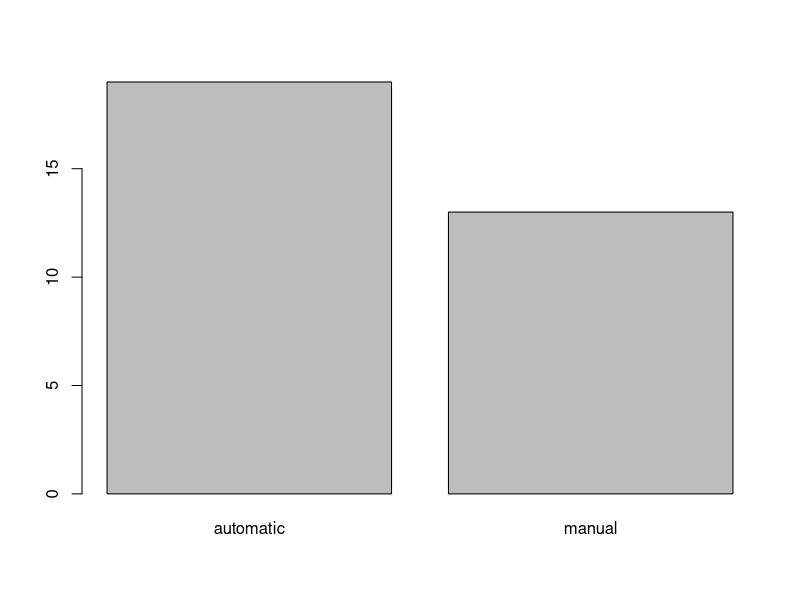
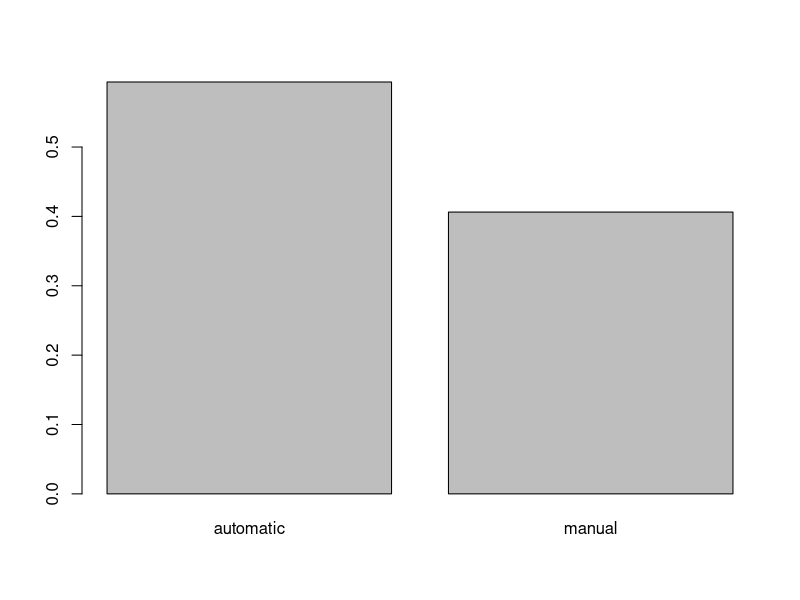
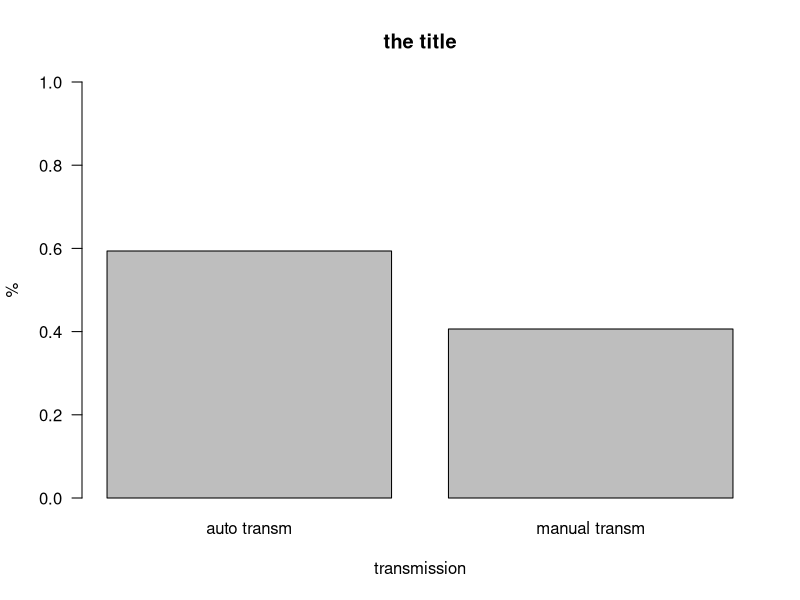
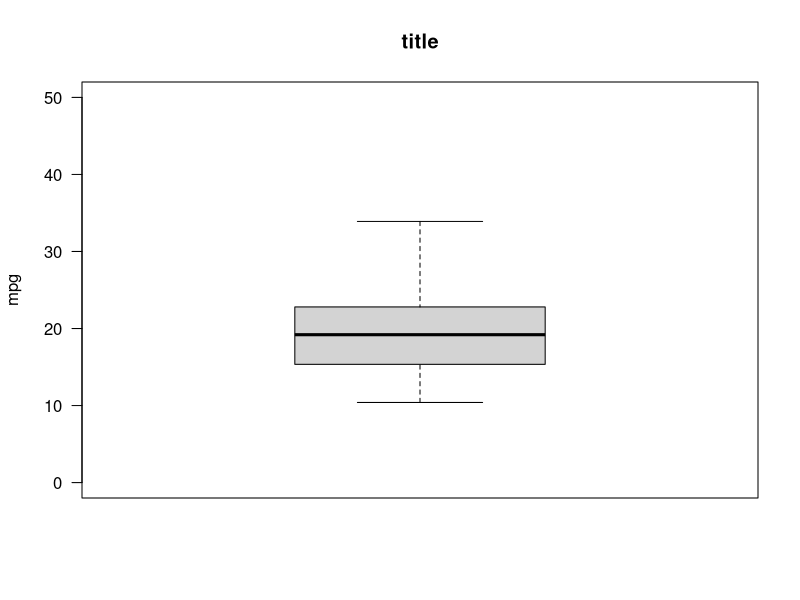
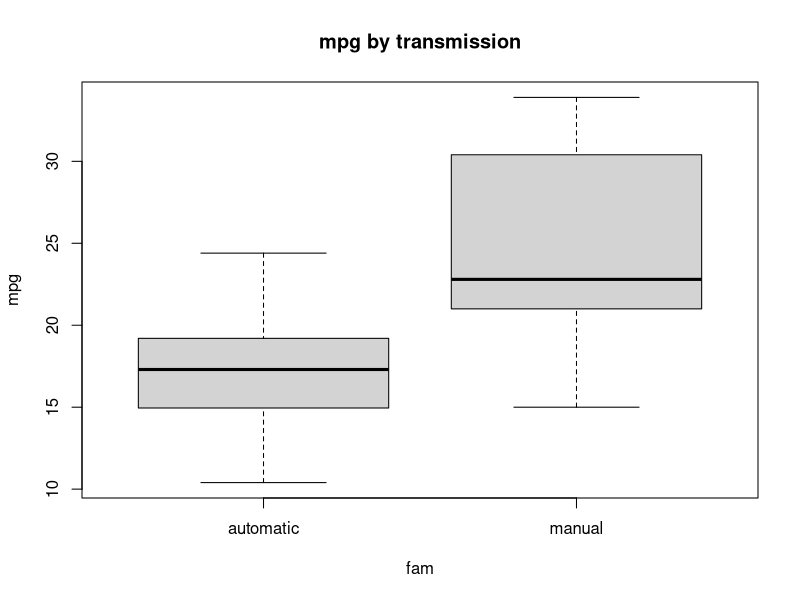
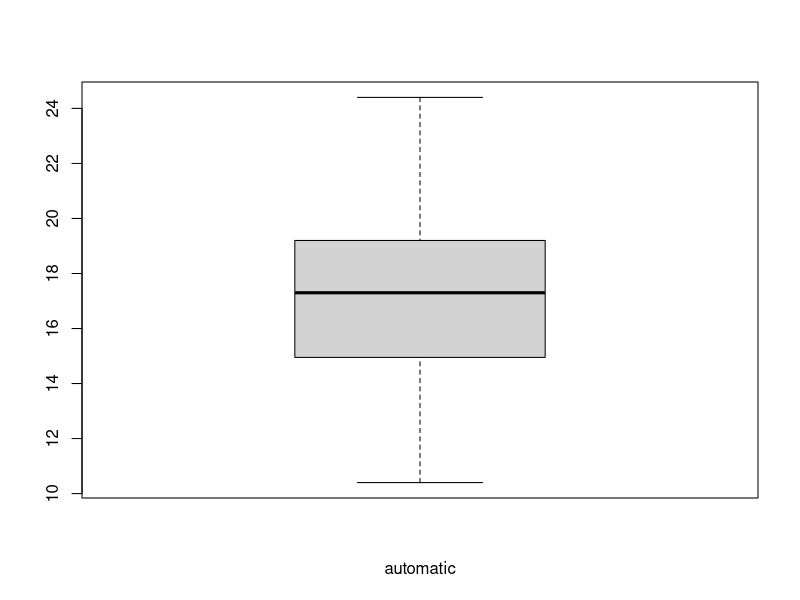
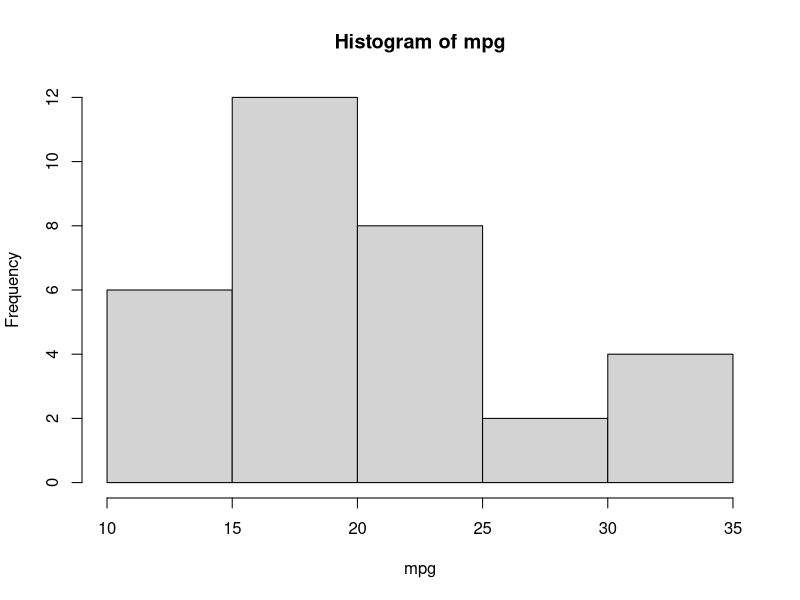
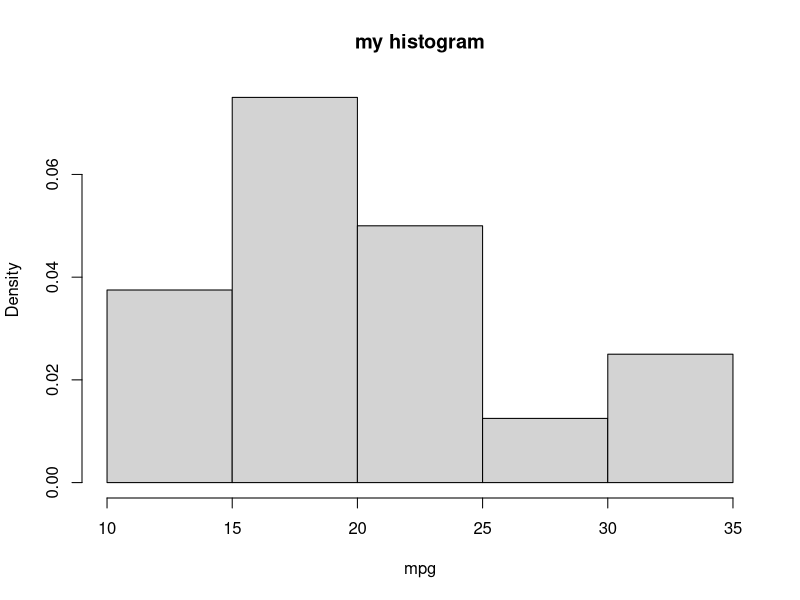

These charts were generated, in order, by the following R code:
## ---- chunk 1
library(knitr)
opts_knit$set(global.par=TRUE) 
opts_chunk$set(cache.extra = rand_seed,fig.align='center')
set.seed(2)
## ---- chunk 2
attach (mtcars)
head(mtcars)
fam= mtcars$fam=factor(mtcars$am, levels=c(0,1), labels=c("automatic","manual")) #we substract the variable Transmission (0 = automatic, 1 = manual) with "$" from the dataset 
head(mtcars)
## ---- chunk 3
table(fam)
count=table(fam) 
count
## ---- chunk 4
percent=table(fam)/length(fam)
percent
## ---- chunk 5
barplot(count)
## ---- chunk 6
barplot(percent)
## ---- chunk 7
barplot(percent,main="the title", xlab="transmission",ylab="%",las=1,ylim=c(0,1), names.arg=c("auto transm", "manual transm") )
## ---- chunk 8
summary(mpg)
quantile(mpg)
quantile(mpg,probs=c(0,0.20,0.40,0.60,0.80,1))

boxplot(mpg,main="title", ylab="mpg", ylim=c(0,50), las=1)
## ---- chunk 9
boxplot(mpg~fam, main="mpg by transmission")
## ---- chunk 10
boxplot(mpg[fam=="automatic"],xlab="automatic")
## ---- chunk 11
hist(mpg)
## ---- chunk 12
hist(mpg,freq=FALSE,main="my histogram") #instead of counting the number of datapoints per bin, R can give the probability densities by using freq=FALSE 
## ---- chunk 13
hist(mpg,prob=TRUE,ylim=c(0,0.1)) #prob=T changes the y-axis from frequency counts to probability (to create density curves)

lines(density(mpg))  #add a density curve
lines(density(mpg),col="red",lwd=3)
## ---- chunk 14
hist(mpg,breaks=seq(10,36,by=2),las=1)
## ---- chunk 15
stem(mpg)   
## ---- chunk 16
plot(mpg~hp) # y~x
## ---- chunk 17
plot(hp, mpg) # x,y
## ---- chunk 18
plot(hp, mpg,xlab = "Gross horsepower", ylab="Miles/(US) gallon",las=1,col="red", xlim=c(0,400), cex =2 )  #cex (plotting characters size times 2)
## ---- chunk 19
plot(hp, mpg,xlab = "Gross horsepower", ylab="Miles/(US) gallon",las=1,col="red", xlim=c(0,400), pch=8)  #pch (symbol type)
abline(lm(mpg~hp),col="blue",lwd=5,lty=3) #add linear regression, line width and type
## ---- chunk 20
x = 1:20
plot(x,pch=x,cex=3)
## ---- chunk 21
table(fam)

table(fam)/length(fam)
## ---- chunk 22
table(mpg,fam) #vertical table

table(fam,mpg) # horizontal table
## ---- chunk 23
mean(mpg)
summary(mpg)
sd(mpg) #standard deviation
var(mpg) #variance
sqrt(var(mpg)) # = to sd
sd(mpg)^2 # = to variance
max(mpg)

tapply(mpg,fam,mean)
tapply(mpg,list(fam,gear),mean)
